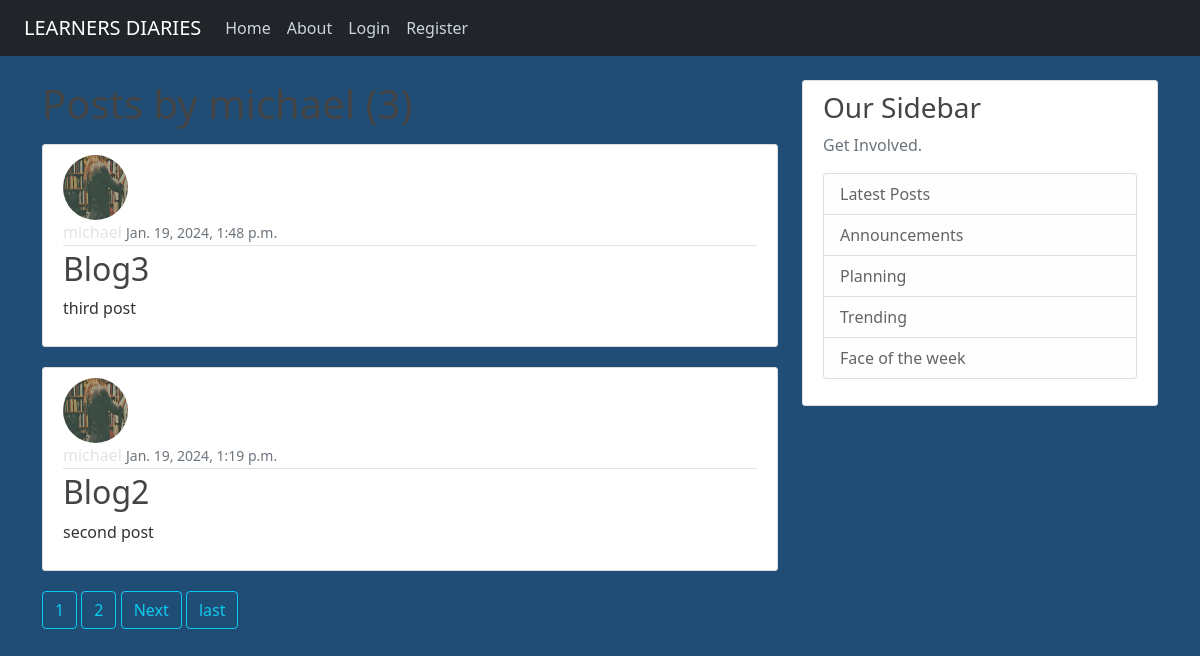
The app's page /user/michael with its own data.
### blog/models.py (models this page shows, shortened)
class Post(models.Model):
    title = models.CharField(max_length=100)
    content = models.TextField()
    date = models.DateTimeField(default=timezone.now)
    author = models.ForeignKey(User, on_delete=models.CASCADE)

### users/models.py (models this page shows, shortened)
class Profile(models.Model):
    user = models.OneToOneField(User, on_delete= models.CASCADE)
    image = models.ImageField(default='profile_pics/default.jpg', upload_to='profile_pics/')

### blog/views.py (the view)
# urls.py: path('user/<str:username>', UserPostListView.as_view(), name='user-posts'),
class UserPostListView(ListView):
    model = Post
    template_name = 'blog/user_posts.html'
    context_object_name = 'posts'
    paginate_by = 2
    def get_queryset(self):
        user = get_object_or_404(User, username=self.kwargs.get('username'))
        return Post.objects.filter(author=user).order_by( '-date')

### blog/templates/blog/user_posts.html (shortened to what this page needs)
{% extends "blog/base.html" %}
{% block content %}
<h1 class="mb-3"> Posts by {{ view.kwargs.username }} ({{ page_obj.paginator.count}})</h1>
    {% for post in posts %}
        <article class="media content-section">
          <img class="rounded-circle article-img" src="{{ post.author.profile.image.url}}" alt="">
          <div class="media-body">
            <div class="article-metadata">
              <a class="mr-2" href="{% url 'user-posts' post.author.username %}">{{ post.author }}</a>
              <small class="text-muted">{{ post.date }}</small>
            </div>
            <h2><a class="article-title" href="{% url 'post-detail' post.id %}">{{ post.title }}</a></h2>
            <p class="article-content">{{ post.content }}</p>
          </div>
        </article>
    {% endfor %}
    {% if is_paginated %}
      {% for num in page_obj.paginator.page_range %}
        {% if page.obj_number == num %}
          <a class="btn btn-info mb-4"  href="?page={{ num }}"> {{ num }}</a>
          {% elif num > page_obj.number|add:'-3' and num < page_obj.number|add:'3' %}
          <a class="btn btn-outline-info mb-4"  href="?page={{ num }}"> {{ num }}</a>
        {% endif%}
      {% endfor %}
        {% if page_obj.has_next %}
          <a class="btn btn-outline-info mb-4"  href="?page={{page_obj.next_page_number}}"> Next</a>
          <a class="btn btn-outline-info mb-4"  href="?page={{page_obj.paginator.num_pages}}"> last</a>
        {% endif %}
      {% endif%}
{% endblock content %}

### blog/static/blog/css/main.css (style rules this page uses)
body { color: #333333; margin-top: 5rem; background: #1f4d75; }
h1, h2, h3, h4, h5, h6 { color: #444444; }
a { text-decoration: none; color: #444444; }
.content-section { background: #ffffff; padding: 10px 20px; border: 1px solid #dddddd; border-radius: 3px; margin-bottom: 20px; }
.article-title { color: #444444; }
.article-content { white-space: pre-line; }
.article-img { height: 65px; width: 65px; margin-right: 16px; }
.article-metadata { padding-bottom: 1px; margin-bottom: 4px; border-bottom: 1px solid #e3e3e3 }
a, .emojis { color: #e3e3e3; }

### records on screen
Post: author.profile.image (picture), author "michael", date "Jan. 19, 2024, 1:48 p.m.", title "Blog3", content "third post"
Post: author.profile.image (picture), author "michael", date "Jan. 19, 2024, 1:19 p.m.", title "Blog2", content "second post"

### other values on screen
{{ num }} "1" "2"
